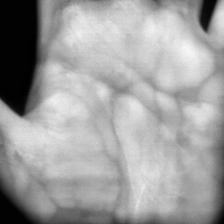
#> input picture prototype_results_onnx/accepted/raw/recognition_20260602_013018_620616_raw.png, 224 x 224 px; its folder holds only this picture in this run
$ python preprocess_scut_like.py
#> lines starting #> are read from the running program, lines starting #| are printed output that depends on the picture; after the words box and inside, x2 and y2 are one past the last pixel; in counts of white or black regions, pixels touching at a corner belong together
"""SCUT-like batch preprocessing for raw palm captures.

This script mirrors the original SCUT preprocessing pipeline as closely as
possible:
- fixed 384x384 ROI centered by contour centroid + intensity-weighted centroid
- CLAHE with clip=2.0 and tile=8x8
- min-max normalization
- resize to 224x224 with Lanczos

It is intended for side-by-side comparison against the live-capture pipeline.
"""

from __future__ import annotations

import argparse
from pathlib import Path

import cv2
import matplotlib.pyplot as plt
import numpy as np


ROOT_DIR = Path(__file__).resolve().parent
DEFAULT_INPUT_DIR = ROOT_DIR / "captures/res_1920x1080_dataset_v3/raw"
DEFAULT_OUTPUT_DIR = ROOT_DIR / "captures/res_1920x1080_dataset_v3/scut_like"
ROI_SIZE = 384
FINAL_SIZE = 224
CLAHE_CLIP = 2.0
CLAHE_TILE = (8, 8)
IMAGE_EXTENSIONS = {".png", ".jpg", ".jpeg", ".bmp", ".tif", ".tiff"}


def get_palm_mask(gray: np.ndarray) -> np.ndarray:
    blurred = cv2.GaussianBlur(gray, (7, 7), 0)
    _, mask = cv2.threshold(blurred, 0, 255, cv2.THRESH_BINARY + cv2.THRESH_OTSU)

    kernel = cv2.getStructuringElement(cv2.MORPH_ELLIPSE, (15, 15))
    mask = cv2.morphologyEx(mask, cv2.MORPH_CLOSE, kernel, iterations=3)
    mask = cv2.morphologyEx(mask, cv2.MORPH_OPEN, kernel, iterations=2)
    return mask


def palm_contour_center(mask: np.ndarray) -> tuple[int, int]:
    contours, _ = cv2.findContours(mask, cv2.RETR_EXTERNAL, cv2.CHAIN_APPROX_SIMPLE)
    if not contours:
        h, w = mask.shape
        return (w // 2, h // 2)

    largest = max(contours, key=cv2.contourArea)
    moments = cv2.moments(largest)
    if moments["m00"] == 0:
        h, w = mask.shape
        return (w // 2, h // 2)
    return (int(moments["m10"] / moments["m00"]), int(moments["m01"] / moments["m00"]))


def intensity_weighted_centroid(
    gray: np.ndarray,
    mask: np.ndarray,
    rough_center: tuple[int, int],
    window: int = 180,
) -> tuple[int, int]:
    cx, cy = rough_center
    h, w = gray.shape

    x1 = max(0, cx - window)
    x2 = min(w, cx + window)
    y1 = max(0, cy - window)
    y2 = min(h, cy + window)

    patch = gray[y1:y2, x1:x2].astype(np.float64)
    mask_patch = mask[y1:y2, x1:x2].astype(np.float64) / 255.0
    weighted = patch * mask_patch
    total = weighted.sum() + 1e-9

    ys, xs = np.mgrid[0:patch.shape[0], 0:patch.shape[1]]
    refined_x = int((xs * weighted).sum() / total) + x1
    refined_y = int((ys * weighted).sum() / total) + y1
    return (refined_x, refined_y)


def extract_roi(gray: np.ndarray, roi_size: int = ROI_SIZE) -> tuple[np.ndarray, dict]:
    palm_mask = get_palm_mask(gray)
    rough_center = palm_contour_center(palm_mask)
    refined_center = intensity_weighted_centroid(gray, palm_mask, rough_center)

    cx, cy = refined_center
    half = roi_size // 2
    h, w = gray.shape

    x1 = max(0, cx - half)
    y1 = max(0, cy - half)
    x2 = x1 + roi_size
    y2 = y1 + roi_size

    if x2 > w:
        x2 = w
        x1 = x2 - roi_size
    if y2 > h:
        y2 = h
        y1 = y2 - roi_size

    x1, y1 = max(0, x1), max(0, y1)
    roi = gray[y1:y2, x1:x2]

    if roi.shape[0] < roi_size or roi.shape[1] < roi_size:
        padded = np.zeros((roi_size, roi_size), dtype=np.uint8)
        padded[: roi.shape[0], : roi.shape[1]] = roi
        roi = padded

    debug = {
        "rough_center": rough_center,
        "refined_center": refined_center,
        "roi_box": (int(x1), int(y1), int(x2), int(y2)),
        "palm_mask": palm_mask,
    }
    return roi, debug


def apply_clahe(gray: np.ndarray) -> np.ndarray:
    clahe = cv2.createCLAHE(clipLimit=CLAHE_CLIP, tileGridSize=CLAHE_TILE)
    return clahe.apply(gray)


def normalize_and_resize(gray: np.ndarray, final_size: int = FINAL_SIZE) -> np.ndarray:
    normalized = cv2.normalize(gray, None, 0, 255, cv2.NORM_MINMAX).astype(np.uint8)
    return cv2.resize(
        normalized,
        (final_size, final_size),
        interpolation=cv2.INTER_LANCZOS4,
    )


def preprocess_gray(gray: np.ndarray) -> dict:
    roi, debug = extract_roi(gray)
    clahe = apply_clahe(roi)
    final = normalize_and_resize(clahe)
    return {
        "raw": gray,
        "roi": roi,
        "clahe": clahe,
        "final": final,
        "debug": debug,
    }


def write_gray(path: Path, image: np.ndarray) -> None:
    path.parent.mkdir(parents=True, exist_ok=True)
    ok = cv2.imwrite(str(path), image)
    if not ok:
        raise OSError(f"Failed to write image: {path}")


def visualize(path: Path, stem: str, result: dict) -> None:
    raw = result["raw"]
    roi = result["roi"]
    clahe = result["clahe"]
    final = result["final"]
    debug = result["debug"]
    mask = debug["palm_mask"]

    fig, axes = plt.subplots(1, 5, figsize=(22, 5))
    fig.suptitle(f"SCUT-like: {stem}", fontsize=12)

    ax = axes[0]
    ax.imshow(raw, cmap="gray")
    rc = debug["rough_center"]
    ref = debug["refined_center"]
    box = debug["roi_box"]
    ax.plot(*rc, "b+", markersize=12, markeredgewidth=2)
    ax.plot(*ref, "r+", markersize=12, markeredgewidth=2)
    ax.add_patch(
        plt.Rectangle(
            (box[0], box[1]),
            box[2] - box[0],
            box[3] - box[1],
            linewidth=2,
            edgecolor="lime",
            facecolor="none",
        )
    )
    ax.set_title("1. Raw")
    ax.axis("off")

    axes[1].imshow(mask, cmap="gray")
    axes[1].set_title("2. Palm Mask")
    axes[1].axis("off")

    axes[2].imshow(roi, cmap="gray")
    axes[2].set_title("3. ROI 384x384")
    axes[2].axis("off")

    axes[3].imshow(clahe, cmap="gray")
    axes[3].set_title("4. CLAHE")
    axes[3].axis("off")

    axes[4].imshow(final, cmap="gray")
    axes[4].set_title("5. Final 224x224")
    axes[4].axis("off")

    plt.tight_layout()
    path.parent.mkdir(parents=True, exist_ok=True)
    plt.savefig(path, dpi=150, bbox_inches="tight")
    plt.close(fig)


def image_files(input_dir: Path) -> list[Path]:
    return sorted(
        path
        for path in input_dir.iterdir()
        if path.is_file() and path.suffix.lower() in IMAGE_EXTENSIONS
    )


def parse_args() -> argparse.Namespace:
    parser = argparse.ArgumentParser(description="SCUT-like preprocessing for raw capture data.")
    parser.add_argument("--input-dir", type=Path, default=DEFAULT_INPUT_DIR)
    parser.add_argument("--output-dir", type=Path, default=DEFAULT_OUTPUT_DIR)
    parser.add_argument("--no-skip", action="store_true", help="Reprocess existing outputs.")
    return parser.parse_args()


def main() -> None:
    args = parse_args()
    images = image_files(args.input_dir)
    if not images:
        raise SystemExit(f"No images found in: {args.input_dir}")

    output_dir = args.output_dir
    final_dir = output_dir / "final"
    roi_dir = output_dir / "roi"
    clahe_dir = output_dir / "clahe"
    viz_dir = output_dir / "visualizations"

    print(f"Input  : {args.input_dir}")
    print(f"Output : {output_dir}")
    print(f"Images : {len(images)}")
    print("-" * 60)

    processed = 0
    skipped = 0
    for index, img_path in enumerate(images, start=1):
        stem = img_path.stem
        final_path = final_dir / f"{stem}_final.png"
        if final_path.exists() and not args.no_skip:
            skipped += 1
            print(f"[{index:>3}/{len(images)}] {img_path.name} SKIP")
            continue

        gray = cv2.imread(str(img_path), cv2.IMREAD_GRAYSCALE)
#> gray is the input picture: shape (224, 224); min 1, max 247, mean 159.5
        if gray is None:
            print(f"[{index:>3}/{len(images)}] {img_path.name} FAIL read")
            continue

        result = preprocess_gray(gray)
#> in get_palm_mask, `_, mask = cv2.threshold(blurred, 0, 255, cv2.THRESH_BINARY + cv2.THRES..`:
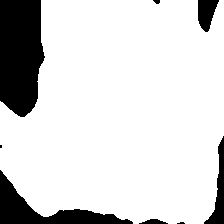
#> mask: shape (224, 224); 84.4% white; 8 black regions (2 under 20 px), largest, box (x1, y1, x2, y2) and area: (0, 0, 45, 117) 4442, (0, 170, 133, 224) 2154, (204, 136, 224, 224) 650, (198, 0, 219, 32) 458, (139, 219, 168, 224) 92, (153, 0, 160, 4) 21
#> in get_palm_mask, `mask = cv2.morphologyEx(mask, cv2.MORPH_CLOSE, kernel, iterations=3)`:
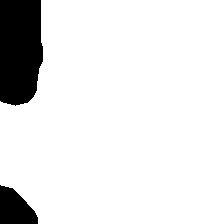
#> mask: shape (224, 224); 89.7% white; 2 black regions, box (x1, y1, x2, y2) and area: (0, 0, 43, 106) 4109, (0, 185, 38, 224) 1041
#> in get_palm_mask, `mask = cv2.morphologyEx(mask, cv2.MORPH_OPEN, kernel, iterations=2)`: mask: shape (224, 224); 89.7% white; 2 black regions
#> in palm_contour_center, `contours, _ = cv2.findContours(mask, cv2.RETR_EXTERNAL, cv2.CHAIN_APPR..`: contours = 1 contour; box (x1, y1, x2, y2) and area: (0, 0, 224, 224) 44599
#> in palm_contour_center, `largest = max(contours, key=cv2.contourArea)`: largest = contour of 58 points, box (x1, y1, x2, y2) (0, 0, 224, 224), area 44599
#> in palm_contour_center, `moments = cv2.moments(largest)`: moments = moments, m00 44599, centre m10/m00, m01/m00 = (122.1, 114.9)
#> in extract_roi, `rough_center = palm_contour_center(palm_mask)`: rough_center = (122, 114)
#> in intensity_weighted_centroid, `cx, cy = rough_center`: cx = 122; cy = 114
#> in intensity_weighted_centroid, `x1 = max(0, cx - window)`: x1 = 0
#> in intensity_weighted_centroid, `x2 = min(w, cx + window)`: x2 = 224
#> in intensity_weighted_centroid, `y1 = max(0, cy - window)`: y1 = 0
#> in intensity_weighted_centroid, `y2 = min(h, cy + window)`: y2 = 224
#> in intensity_weighted_centroid, `mask_patch = mask[y1:y2, x1:x2].astype(np.float64) / 255.0`: mask_patch: shape (224, 224) float64; values 0 (black) and 1 (white), 89.7% white; 2 black regions, box (x1, y1, x2, y2) and area: (0, 0, 43, 106) 4110, (0, 185, 38, 224) 1041
#> in intensity_weighted_centroid, `total = weighted.sum() + 1e-9`: total = 7922974
#> in intensity_weighted_centroid, `refined_x = int((xs * weighted).sum() / total) + x1`: refined_x = 121
#> in intensity_weighted_centroid, `refined_y = int((ys * weighted).sum() / total) + y1`: refined_y = 111
#> in extract_roi, `refined_center = intensity_weighted_centroid(gray, palm_mask, rough_ce..`: refined_center = (121, 111)
#> in extract_roi, `cx, cy = refined_center`: cx = 121; cy = 111
#> in extract_roi, `x1 = max(0, cx - half)`: x1 = 0
#> in extract_roi, `x2 = x1 + roi_size`: x2 = 384
#> in extract_roi, `padded[: roi.shape[0], : roi.shape[1]] = roi`:
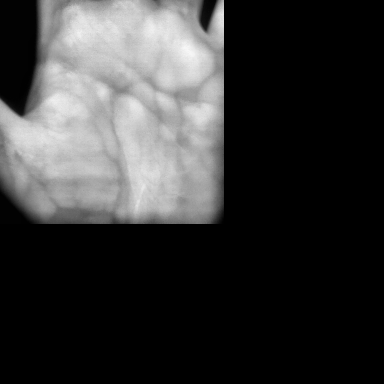
#> padded: shape (384, 384); min 0, max 247, mean 54.3
#> in preprocess_gray, `roi, debug = extract_roi(gray)`: debug = 4 items
#> in apply_clahe, `return clahe.apply(gray)`:
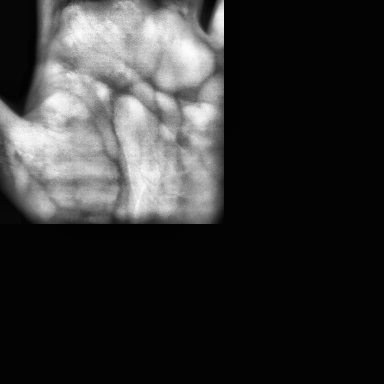
#> returned value: shape (384, 384); min 2, max 252, mean 51.2
#> result = 5 items
        write_gray(final_path, result["final"])
        write_gray(roi_dir / f"{stem}_roi.png", result["roi"])
        write_gray(clahe_dir / f"{stem}_clahe.png", result["clahe"])
        visualize(viz_dir / f"{stem}_pipeline.png", stem, result)
#> in visualize, `debug = result["debug"]`: debug = 4 items
#> in visualize, `rc = debug["rough_center"]`: rc = (122, 114)
#> in visualize, `ref = debug["refined_center"]`: ref = (121, 111)
#> in visualize, `box = debug["roi_box"]`: box = (0, 0, 224, 224)
#> in visualize, `plt.savefig(path, dpi=150, bbox_inches="tight")`:
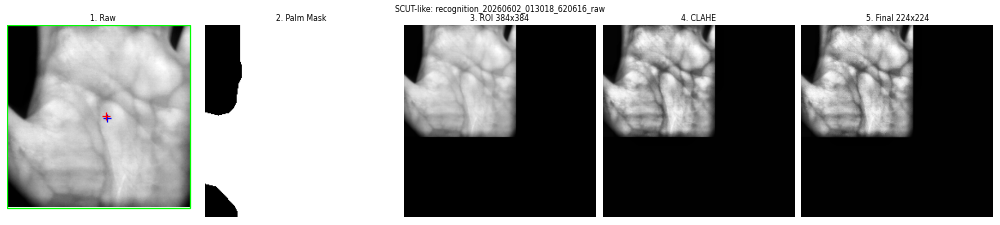
#> figure drawn by matplotlib, 5 panels

        processed += 1
        print(f"[{index:>3}/{len(images)}] {img_path.name} OK")

    print("=" * 60)
    print(f"Finished. processed={processed}, skipped={skipped}")
    print(f"Final images: {final_dir}")


if __name__ == "__main__":
    main()

$ run again, on prototype_results_onnx/accepted/raw/recognition_20260602_013042_080154_raw.png
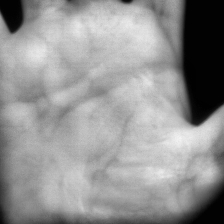
#> input picture prototype_results_onnx/accepted/raw/recognition_20260602_013042_080154_raw.png, 224 x 224 px
#> in main, gray is the input picture: shape (224, 224); min 1, max 243, mean 147.3
#> in get_palm_mask, `mask = cv2.morphologyEx(mask, cv2.MORPH_CLOSE, kernel, iterations=3)`:
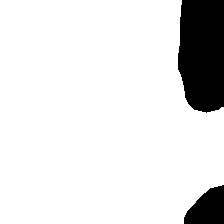
#> mask: shape (224, 224); 88.5% white; 2 black regions, box (x1, y1, x2, y2) and area: (178, 0, 224, 113) 4683, (184, 185, 224, 224) 1110
#> contours = 1 contour; box (x1, y1, x2, y2) and area: (0, 0, 224, 224) 43950
#> largest = contour of 68 points, box (x1, y1, x2, y2) (0, 0, 224, 224), area 43950
#> moments = moments, m00 43950, centre m10/m00, m01/m00 = (99.51, 115.3)
#> rough_center = (99, 115)
#> in intensity_weighted_centroid, `cx, cy = rough_center`: cx = 99; cy = 115
#> in intensity_weighted_centroid, `x1 = max(0, cx - window)`: x1 = 0
#> in intensity_weighted_centroid, `x2 = min(w, cx + window)`: x2 = 224
#> in intensity_weighted_centroid, `y1 = max(0, cy - window)`: y1 = 0
#> in intensity_weighted_centroid, `y2 = min(h, cy + window)`: y2 = 224
#> mask_patch: shape (224, 224) float64; values 0 (black) and 1 (white), 88.4% white; 2 black regions, box (x1, y1, x2, y2) and area: (178, 0, 224, 113) 4689, (184, 185, 224, 224) 1110
#> total = 7319913
#> refined_x = 102
#> refined_y = 113
#> refined_center = (102, 113)
#> in extract_roi, `cx, cy = refined_center`: cx = 102; cy = 113
#> in extract_roi, `x1 = max(0, cx - half)`: x1 = 0
#> in extract_roi, `x2 = x1 + roi_size`: x2 = 384
#> in preprocess_gray, `roi, debug = extract_roi(gray)`: debug = 4 items
#> in apply_clahe, `return clahe.apply(gray)`:
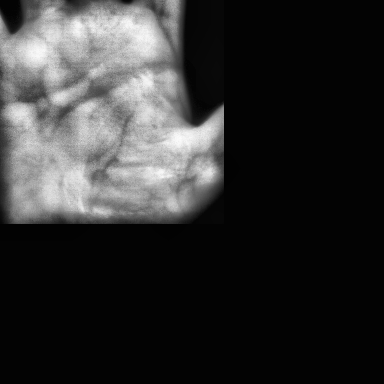
#> returned value: shape (384, 384); min 2, max 251, mean 48.8
#> result = 5 items
#> in visualize, `debug = result["debug"]`: debug = 4 items
#> rc = (99, 115)
#> ref = (102, 113)
#> box = (0, 0, 224, 224)

$ run again, on prototype_results_onnx/accepted/raw/recognition_20260602_013042_468288_raw.png
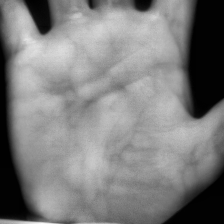
#> input picture prototype_results_onnx/accepted/raw/recognition_20260602_013042_468288_raw.png, 224 x 224 px
#> in main, gray is the input picture: shape (224, 224); min 1, max 249, mean 126.4
#> in get_palm_mask, `mask = cv2.morphologyEx(mask, cv2.MORPH_OPEN, kernel, iterations=2)`:
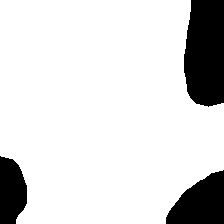
#> mask: shape (224, 224); 85.1% white; 3 black regions
#> contours = 1 contour; box (x1, y1, x2, y2) and area: (0, 0, 224, 224) 42302
#> largest = contour of 118 points, box (x1, y1, x2, y2) (0, 0, 224, 224), area 42302
#> moments = moments, m00 42302.5, centre m10/m00, m01/m00 = (102.1, 109.5)
#> rough_center = (102, 109)
#> in intensity_weighted_centroid, `cx, cy = rough_center`: cx = 102; cy = 109
#> in intensity_weighted_centroid, `x1 = max(0, cx - window)`: x1 = 0
#> in intensity_weighted_centroid, `x2 = min(w, cx + window)`: x2 = 224
#> in intensity_weighted_centroid, `y1 = max(0, cy - window)`: y1 = 0
#> in intensity_weighted_centroid, `y2 = min(h, cy + window)`: y2 = 224
#> mask_patch: shape (224, 224) float64; values 0 (black) and 1 (white), 85.1% white; 3 black regions, box (x1, y1, x2, y2) and area: (184, 0, 224, 107) 3826, (166, 170, 224, 224) 2147, (0, 156, 27, 224) 1480
#> total = 6241734
#> refined_x = 103
#> refined_y = 107
#> refined_center = (103, 107)
#> in extract_roi, `cx, cy = refined_center`: cx = 103; cy = 107
#> in extract_roi, `x1 = max(0, cx - half)`: x1 = 0
#> in extract_roi, `x2 = x1 + roi_size`: x2 = 384
#> in preprocess_gray, `roi, debug = extract_roi(gray)`: debug = 4 items
#> in apply_clahe, `return clahe.apply(gray)`:
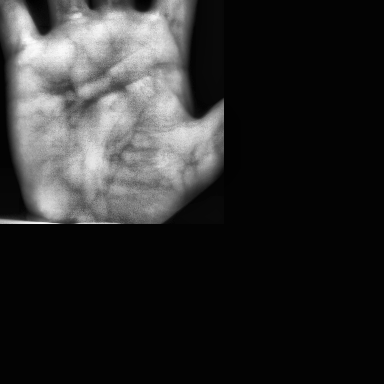
#> returned value: shape (384, 384); min 1, max 252, mean 44.9
#> result = 5 items
#> in visualize, `debug = result["debug"]`: debug = 4 items
#> rc = (102, 109)
#> ref = (103, 107)
#> box = (0, 0, 224, 224)

$ run again, on prototype_results_onnx/accepted/raw/recognition_20260602_013042_863287_raw.png
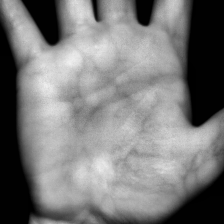
#> input picture prototype_results_onnx/accepted/raw/recognition_20260602_013042_863287_raw.png, 224 x 224 px
#> in main, gray is the input picture: shape (224, 224); min 0, max 241, mean 121.8
#> in get_palm_mask, `mask = cv2.morphologyEx(mask, cv2.MORPH_CLOSE, kernel, iterations=3)`:
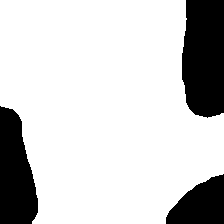
#> mask: shape (224, 224); 80.3% white; 3 black regions, box (x1, y1, x2, y2) and area: (182, 0, 224, 118) 4511, (0, 106, 38, 224) 3373, (166, 174, 224, 224) 1990
#> contours = 1 contour; box (x1, y1, x2, y2) and area: (0, 0, 224, 224) 39880
#> largest = contour of 126 points, box (x1, y1, x2, y2) (0, 0, 224, 224), area 39880
#> moments = moments, m00 39880, centre m10/m00, m01/m00 = (104.9, 107.9)
#> rough_center = (104, 107)
#> in intensity_weighted_centroid, `cx, cy = rough_center`: cx = 104; cy = 107
#> in intensity_weighted_centroid, `x1 = max(0, cx - window)`: x1 = 0
#> in intensity_weighted_centroid, `x2 = min(w, cx + window)`: x2 = 224
#> in intensity_weighted_centroid, `y1 = max(0, cy - window)`: y1 = 0
#> in intensity_weighted_centroid, `y2 = min(h, cy + window)`: y2 = 224
#> mask_patch: shape (224, 224) float64; values 0 (black) and 1 (white), 80.3% white; 3 black regions, box (x1, y1, x2, y2) and area: (182, 0, 224, 118) 4516, (0, 106, 38, 224) 3380, (166, 174, 224, 224) 1990
#> total = 6011556
#> refined_x = 107
#> refined_y = 110
#> refined_center = (107, 110)
#> in extract_roi, `cx, cy = refined_center`: cx = 107; cy = 110
#> in extract_roi, `x1 = max(0, cx - half)`: x1 = 0
#> in extract_roi, `x2 = x1 + roi_size`: x2 = 384
#> in preprocess_gray, `roi, debug = extract_roi(gray)`: debug = 4 items
#> in apply_clahe, `return clahe.apply(gray)`:
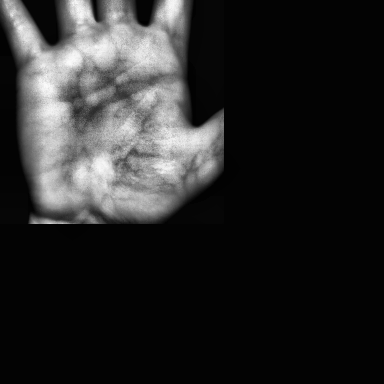
#> returned value: shape (384, 384); min 1, max 250, mean 41
#> result = 5 items
#> in visualize, `debug = result["debug"]`: debug = 4 items
#> rc = (104, 107)
#> ref = (107, 110)
#> box = (0, 0, 224, 224)
